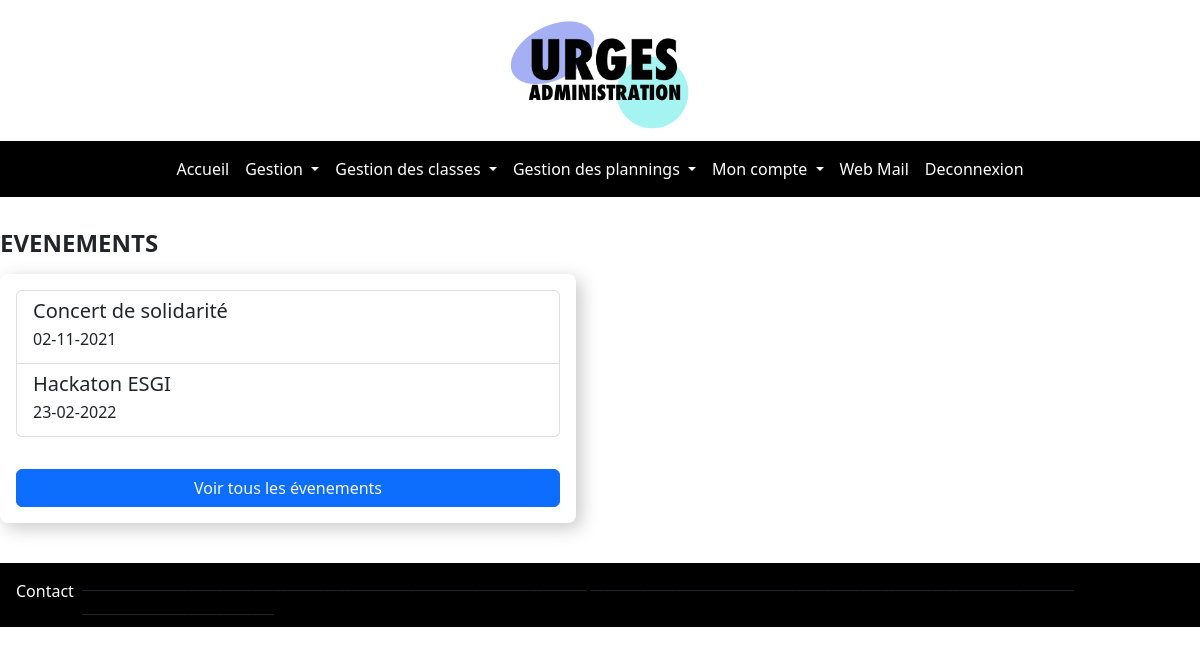
The page /administration/pages/Home/index.php (signed in) on the database its author committed.
### tables this page shows
CREATE TABLE `evenements` (
  `id_event` int(11) NOT NULL,
  `texte_event` varchar(500) NOT NULL,
  `resume_event` varchar(100) NOT NULL,
  `date_event` varchar(12) NOT NULL,
  `archive` varchar(10) NOT NULL
);

### administration/pages/Home/index.php (the view, shortened to what this page needs)
<?php
include('../../function/bdd.php');
include('../../function/header.php');
include('../../function/nav_menu.php');
?>
<!DOCTYPE html>
<html lang="en">
    <div style=" display: flex; flex-wrap: wrap; justify-content: space-between; width: 100%; margin-top: 24px;">
      <div style="width: 48%;  margin-bottom: 32px;">
        <h2 style="font-size: 24px; font-weight: bold; margin-bottom: 16px">EVENEMENTS</h2>
        <div style="width: 100%; border-radius: 8px; box-shadow: 5px 5px 18px rgba(0, 0, 0, 0.218);">
          <div class="list-group" style="padding: 16px;">
          <?php
          $req="SELECT * FROM `evenements` WHERE `archive` = '0' LIMIT 3";
          $ex=$link->prepare($req);
          $ex->execute();
          while($row=$ex->fetch())
          {
                  echo  "<a href='consult_evenement.php?id=".$row['id_event']."' class='list-group-item list-group-item-action' aria-current='true'>";
                    echo  "<div class='d-flex w-100 justify-content-between'>";
                      echo  "<h5 class='mb-1'>".$row['resume_event']."</h5>";
                    echo  "</div>";
                    echo  "<p class='mb-1'>".$row['date_event']."</p>";
                  echo  "</a>";
          }
          ?>
          </div>
          <div class="d-grid gap-2" style="padding: 16px;">
            <button class="btn btn-primary" type="button"><a href="evenement.php" class="text-light text-decoration-none">Voir tous les évenements</a></button>
          </div>
        </div>
      </div>
<?php include('../../function/footer.php'); ?>
    </div>
</body>
</html>

### rows shown on the page
evenements: resume_event "Concert de solidarité", date_event "02-11-2021"
evenements: resume_event "Hackaton ESGI", date_event "23-02-2022"
